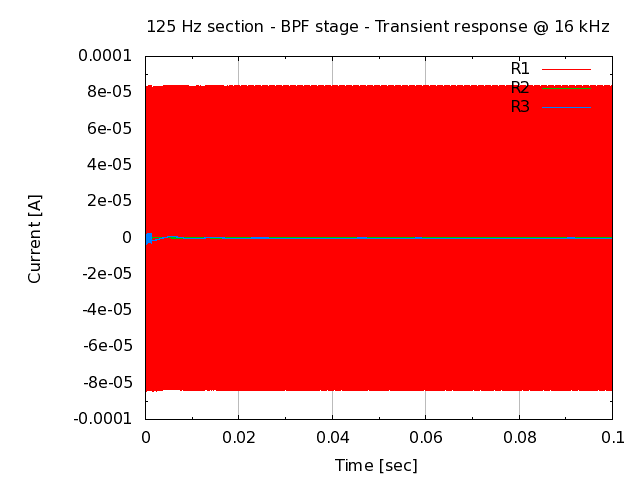

The gnuplot source for this figure:
# set terminal
set term png

# set graph
set output "26.000.00.02.32.png"
set title "125 Hz section - BPF stage - Transient response @ 16 kHz"

# setup Y-axis
set grid ytics lt 1 lw 1 lc rgb "#bbbbbb"
set mytics
set ylabel "Current [A]"

# setup X-axis
set grid xtics lt 1 lw 1 lc rgb "#bbbbbb"
set mxtics
set xrange [0:0.1]
set xlabel "Time [sec]"

# setup plot style
set style data lines
plot '26.000.00.02.32.dat' using 1:2 title "R1", \
     '26.000.00.02.32.dat' using 1:3 title "R2", \
     '26.000.00.02.32.dat' using 1:4 title "R3"

# set output back to default
set output

# reset terminal type
set terminal pop
